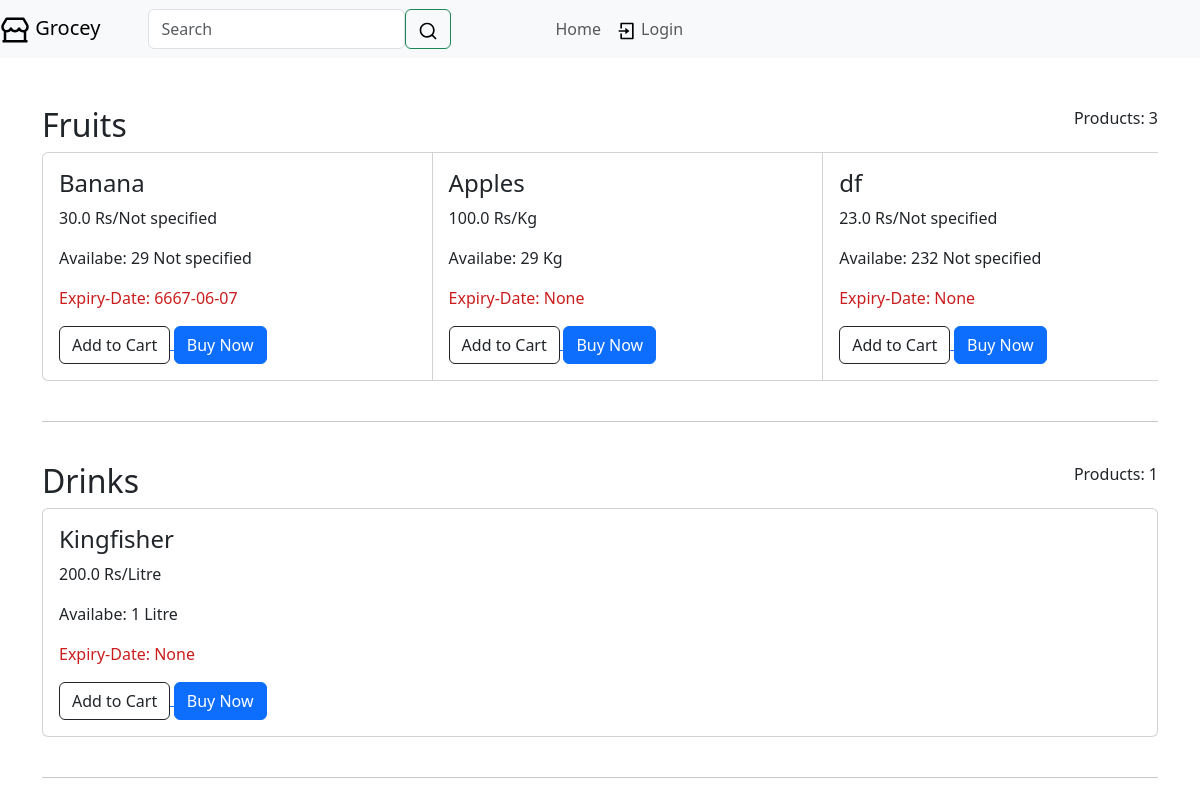
Before: / with the older database file.
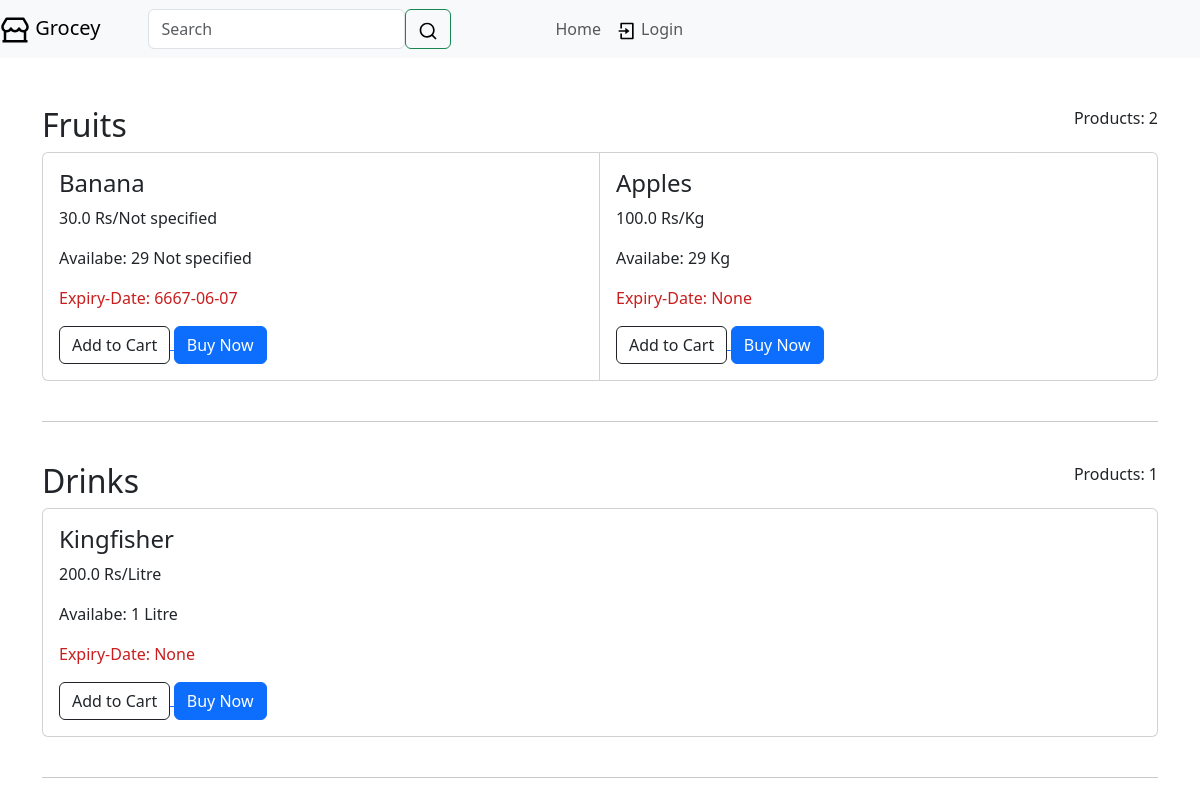
After: the same page with the newer database file.
### website/web_models.py (models this page shows)
class Category(db.Model):
    id = db.Column(db.Integer, primary_key=True)
    name = db.Column(db.String(30), nullable=False)
    seller_id = db.Column(db.Integer, db.ForeignKey('user.id'), nullable=False)
    products = db.relationship('Product', passive_deletes=True, backref='category')
    orders = db.relationship('Order')
    cart = db.relationship('Cart')

class Product(db.Model):
    id = db.Column(db.Integer, primary_key=True)
    name = db.Column(db.String(30), nullable=False)
    unit = db.Column(db.String(30))
    price = db.Column(db.Float, nullable=False)
    quantity = db.Column(db.Integer, nullable=False)
    expiry_date = db.Column(db.String(40), nullable=False)
    listing_time = db.Column(db.DateTime, nullable=False, default=func.now())
    category_id = db.Column(db.Integer, db.ForeignKey('category.id'), nullable=False)
    orders = db.relationship('Order', backref='product')
    carts = db.relationship('Cart', backref='product')

### website/web_views.py (the view)
@views.route('/')
def home():
    if current_user.is_authenticated and current_user.is_seller:
        return redirect(url_for('web_views.sell'))
    users = User.query.filter_by(is_seller=1).all()
    categories = Category.query.filter_by(seller_id=users[0].id)
    return render_template("home.html", app_name=app_name, categories=categories)

### website/templates/home.html (shortened to what this page needs)
{% extends "web_base.html" %}
{% block content %}
<br>
<br>
    {% for cat in categories %}
        <li class="list-group-item d-flex justify-content-between">
            <h2>{{ cat.name }} </h2>
            <p>Products: {{ cat.products|length }}</p>
        </li>
        <div class="card-group card-group-scroll card_group">
            {% for prod in cat.products %}
            <div class="card">
                <div class="card-body">
                    <h4 class="card-title">{{ prod.name }}</h4>
                    <p> {{ prod.price }} Rs/{{ prod.unit }}</p>
                    <p> Availabe: {{ prod.quantity }} {{ prod.unit }}</p>
                    <p style="color: rgb(202, 29, 29);"> Expiry-Date: {{ prod.expiry_date }}</p>
                    <small class="w-10">
                        <a href="/add-to-cart/{{ prod.id }}">
                            <button class="btn btn-outline-dark">Add to Cart</button>
                        </a>
                        <a href="/order/{{ prod.id }}">
                           <button class="btn btn-primary">Buy Now</button>
                        </a>
                    </small>
                </div>
            </div>
            {% endfor %}
        </div>
        <br>
        <hr>
        <br>
    {% endfor %}
{% endblock %}

Changed rows visible on the page:
changed Category "Fruits": loses Product (name "df", price "23.0", unit "Not specified", quantity "232", expiry_date "None"); products|length "3" → "2"
